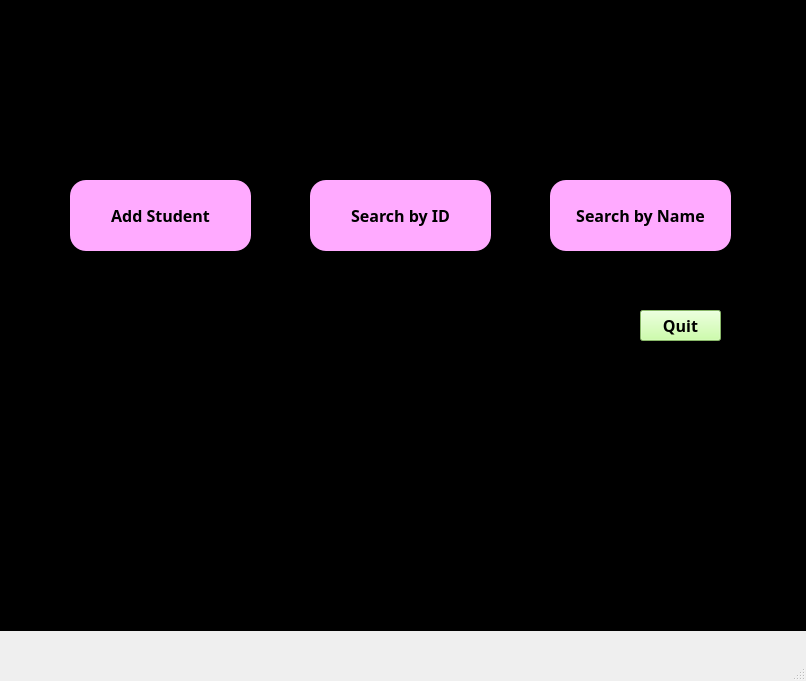
<?xml version="1.0" encoding="UTF-8"?>
<ui version="4.0">
 <class>MainWindow</class>
 <widget class="QMainWindow" name="MainWindow">
  <property name="geometry">
   <rect>
    <x>0</x>
    <y>0</y>
    <width>806</width>
    <height>681</height>
   </rect>
  </property>
  <property name="windowTitle">
   <string>MainWindow</string>
  </property>
  <widget class="QWidget" name="centralwidget">
   <widget class="QLabel" name="background_img">
    <property name="geometry">
     <rect>
      <x>0</x>
      <y>-20</y>
      <width>861</width>
      <height>651</height>
     </rect>
    </property>
    <property name="autoFillBackground">
     <bool>false</bool>
    </property>
    <property name="styleSheet">
     <string notr="true">background-color: black;

</string>
    </property>
    <property name="text">
     <string>&lt;html&gt;&lt;head/&gt;&lt;body&gt;&lt;p&gt;&lt;img src=&quot;:/background_img/photo-1485841890310-6a055c88698a.jpg&quot;/&gt;&lt;/p&gt;&lt;/body&gt;&lt;/html&gt;</string>
    </property>
    <property name="scaledContents">
     <bool>true</bool>
    </property>
    <property name="wordWrap">
     <bool>false</bool>
    </property>
    <property name="openExternalLinks">
     <bool>false</bool>
    </property>
   </widget>
   <widget class="QLabel" name="title_label">
    <property name="geometry">
     <rect>
      <x>100</x>
      <y>70</y>
      <width>601</width>
      <height>61</height>
     </rect>
    </property>
    <property name="font">
     <font>
      <family>Yu Gothic UI</family>
     </font>
    </property>
    <property name="text">
     <string>&lt;html&gt;&lt;head/&gt;&lt;body&gt;&lt;p&gt;&lt;span style=&quot; font-size:26pt;&quot;&gt;Student Account Management System&lt;/span&gt;&lt;/p&gt;&lt;/body&gt;&lt;/html&gt;</string>
    </property>
   </widget>
   <widget class="QPushButton" name="add_student">
    <property name="geometry">
     <rect>
      <x>70</x>
      <y>180</y>
      <width>181</width>
      <height>71</height>
     </rect>
    </property>
    <property name="font">
     <font>
      <family>Yu Gothic UI Semibold</family>
      <pointsize>12</pointsize>
      <weight>75</weight>
      <bold>true</bold>
     </font>
    </property>
    <property name="styleSheet">
     <string notr="true">background-color: rgb(255, 170, 255);
border-radius: 16px;
</string>
    </property>
    <property name="text">
     <string>Add Student</string>
    </property>
   </widget>
   <widget class="QPushButton" name="search_id">
    <property name="geometry">
     <rect>
      <x>310</x>
      <y>180</y>
      <width>181</width>
      <height>71</height>
     </rect>
    </property>
    <property name="font">
     <font>
      <family>Yu Gothic UI Semibold</family>
      <pointsize>12</pointsize>
      <weight>75</weight>
      <bold>true</bold>
     </font>
    </property>
    <property name="styleSheet">
     <string notr="true">background-color: rgb(255, 170, 255);
border-radius: 16px;
</string>
    </property>
    <property name="text">
     <string>Search by ID</string>
    </property>
   </widget>
   <widget class="QPushButton" name="search_name">
    <property name="geometry">
     <rect>
      <x>550</x>
      <y>180</y>
      <width>181</width>
      <height>71</height>
     </rect>
    </property>
    <property name="font">
     <font>
      <family>Yu Gothic UI Semibold</family>
      <pointsize>12</pointsize>
      <weight>75</weight>
      <bold>true</bold>
     </font>
    </property>
    <property name="styleSheet">
     <string notr="true">background-color: rgb(255, 170, 255);
border-radius: 16px;
</string>
    </property>
    <property name="text">
     <string>Search by Name</string>
    </property>
   </widget>
   <widget class="QPushButton" name="quit">
    <property name="geometry">
     <rect>
      <x>640</x>
      <y>310</y>
      <width>81</width>
      <height>31</height>
     </rect>
    </property>
    <property name="font">
     <font>
      <family>Yu Gothic UI Semibold</family>
      <pointsize>12</pointsize>
      <weight>75</weight>
      <bold>true</bold>
     </font>
    </property>
    <property name="styleSheet">
     <string notr="true">background-color: rgb(190, 255, 146);

</string>
    </property>
    <property name="text">
     <string>Quit</string>
    </property>
   </widget>
  </widget>
  <widget class="QMenuBar" name="menubar">
   <property name="geometry">
    <rect>
     <x>0</x>
     <y>0</y>
     <width>806</width>
     <height>21</height>
    </rect>
   </property>
  </widget>
  <widget class="QStatusBar" name="statusbar"/>
 </widget>
 <resources>
  <include location="python_final.qrc"/>
 </resources>
 <connections/>
</ui>
